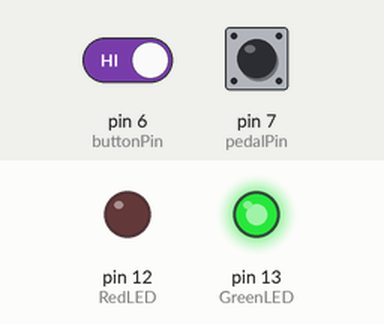
Bench run of a sketch on a simulated Arduino Uno, built with avr-gcc and run on an emulated ATmega328P. Parts: output pins drawn as LEDs (lit = HIGH). The test bench sets the inputs (shaded band); at power-on: pin 7 (pedalPin) HIGH, pin 6 (buttonPin) HIGH. What the sketch prints to the serial monitor is not drawn.

Above: at 1.2 s.
1.3 s: pin 7 (pedalPin) pulled LOW for 0.15 s
At 1.38 s:
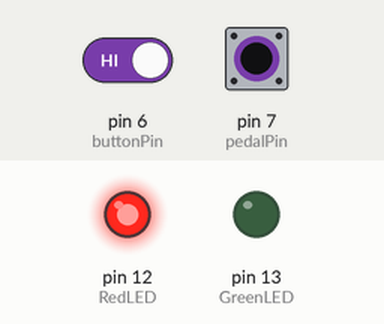
4.5 s: pin 7 (pedalPin) pulled LOW for 3.2 s
At 8.8 s:
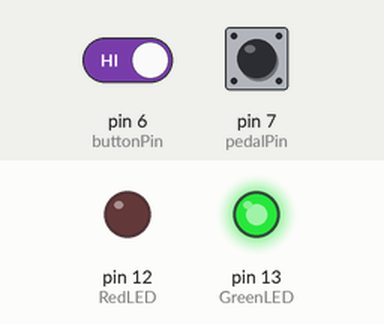
9.2 s: pin 6 (buttonPin) driven LOW and pin 7 (pedalPin) driven LOW
At 10.6 s:
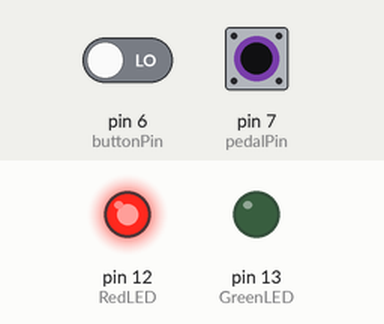
12.2 s: pin 7 (pedalPin) driven HIGH
At 13.0 s:
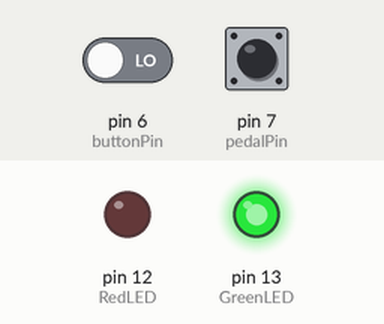
Timing chart, 0 to 15.2 s (numbered marks = the images above; inputs shaded):
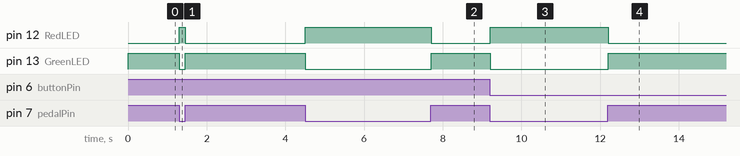

Measured:
- after the input at 1.3 s, pin 12 (RedLED): LOW → HIGH at once, → LOW 0.15 s later; pin 13 (GreenLED): HIGH → LOW at once, → HIGH 0.15 s later
- after the input at 4.5 s, pin 12 (RedLED): LOW → HIGH at once, → LOW 3.2 s later; pin 13 (GreenLED): HIGH → LOW at once, → HIGH 3.2 s later
- after the input at 9.2 s, pin 12 (RedLED): LOW → HIGH at once; pin 13 (GreenLED): HIGH → LOW at once
- after the input at 12.2 s, pin 12 (RedLED): HIGH → LOW at once; pin 13 (GreenLED): LOW → HIGH at once

The sketch:

Pedal.ino
```cpp
 int pedalPin = 7;
 int buttonPin = 6;
  int pedalState = 0;
  int pedalLastState = 0;
  int buttonState = 0;
  int GreenLED = 13;
  int RedLED = 12;
  int pedalCount = 0;
void setup() {
  Serial.begin(9600);
  pinMode(GreenLED,OUTPUT);
  pinMode(RedLED,OUTPUT);
  pinMode(pedalPin,INPUT_PULLUP);
  pinMode(buttonPin,INPUT_PULLUP);

}

void loop() {
  pedalState = digitalRead(pedalPin);
  buttonState = digitalRead(buttonPin);

  Serial.println(pedalCount);
  if(pedalLastState != pedalState){
    if(pedalState==1){
      digitalWrite(GreenLED,HIGH);
      digitalWrite(RedLED,LOW);
    }else{

      digitalWrite(GreenLED,LOW);
      digitalWrite(RedLED,HIGH);
      pedalCount ++;
    }
  }
  pedalLastState = pedalState;

  if(buttonState == 0){
    pedalCount = 0;
    Serial.println("button presses");
  }


}
```
